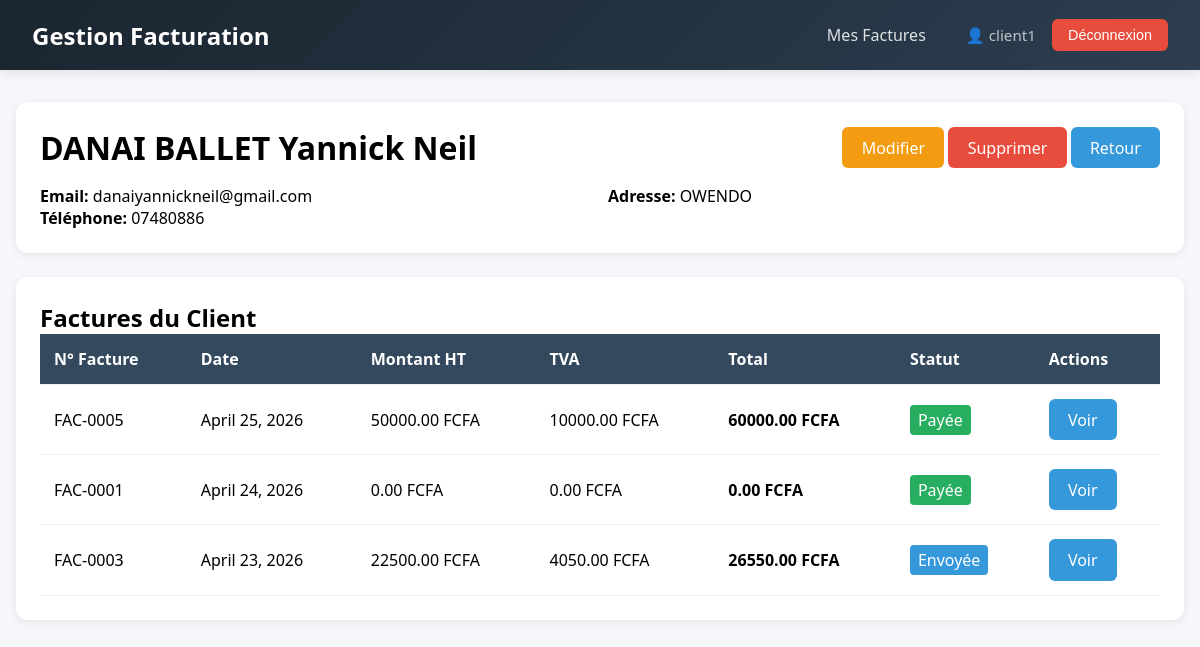
Screenshot of /clients/1/ (signed in) with the database file from the repository.
### clients/models.py (models this page shows, shortened)
class Client(models.Model):
    nom        = models.CharField(max_length=200)
    email      = models.EmailField(unique=True)
    telephone  = models.CharField(max_length=20, blank=True)
    adresse    = models.TextField(blank=True)
    created_at = models.DateTimeField(auto_now_add=True)
    updated_at = models.DateTimeField(auto_now=True)
    class Meta:
        ordering = ('-created_at',)

### factures/models.py (models this page shows, shortened)
class Facture(models.Model):
    STATUTS = [
        ('brouillon', 'Brouillon'),
        ('envoyee',   'Envoyée'),
        ('payee',     'Payée'),
    ]
    client        = models.ForeignKey(Client, on_delete=models.CASCADE)
    date          = models.DateField()
    statut        = models.CharField(max_length=20, choices=STATUTS, default='brouillon')
    montant_ht    = models.DecimalField(max_digits=12, decimal_places=2, default=0)
    taux_tva      = models.DecimalField(max_digits=5,  decimal_places=2, default=18)
    montant_tva   = models.DecimalField(max_digits=12, decimal_places=2, default=0)
    montant_total = models.DecimalField(max_digits=12, decimal_places=2, default=0)
    created_at    = models.DateTimeField(auto_now_add=True)
    updated_at    = models.DateTimeField(auto_now=True)
    class Meta:
        ordering = ('-date',)

### clients/views.py (the view)
# urls.py: path('<int:pk>/',     views.client_detail, name='client_detail'),
@login_required
def client_detail(request, pk):
    client  = get_object_or_404(Client, pk=pk)
    factures = client.facture_set.all()
    return render(request, 'clients/client_detail.html', {'client': client, 'factures': factures})

### templates/clients/client_detail.html (shortened to what this page needs)
{% extends 'base.html' %}
{% block content %}
<div class="card">
    <div style="display: flex; justify-content: space-between; align-items: center; margin-bottom: 1rem;">
        <h1>{{ client.nom }}</h1>
        <div>
            <a href="{% url 'client_edit' client.pk %}" class="btn btn-warning">Modifier</a>
            <a href="{% url 'client_delete' client.pk %}" class="btn btn-danger">Supprimer</a>
            <a href="{% url 'client_list' %}" class="btn btn-primary">Retour</a>
        </div>
    </div>
    <div style="display: grid; grid-template-columns: repeat(2, 1fr); gap: 1rem;">
        <div>
            <p><strong>Email:</strong> {{ client.email }}</p>
            <p><strong>Téléphone:</strong> {{ client.telephone|default:"-" }}</p>
        </div>
        <div>
            <p><strong>Adresse:</strong> {{ client.adresse|default:"-" }}</p>
        </div>
    </div>
</div>
<div class="card">
    <h2>Factures du Client</h2>
    <table>
        <thead>
            <tr>
                <th>N° Facture</th>
                <th>Date</th>
                <th>Montant HT</th>
                <th>TVA</th>
                <th>Total</th>
                <th>Statut</th>
                <th>Actions</th>
            </tr>
        </thead>
        <tbody>
            {% for facture in factures %}
            <tr>
                <td>FAC-{{ facture.pk|stringformat:"04d" }}</td>
                <td>{{ facture.date }}</td>
                <td>{{ facture.montant_ht }} FCFA</td>
                <td>{{ facture.montant_tva }} FCFA</td>
                <td><strong>{{ facture.montant_total }} FCFA</strong></td>
                <td>
                    <span style="padding: 0.25rem 0.5rem; border-radius: 4px;
                        {% if facture.statut == 'payee' %}background: #27ae60; color: white;
                        {% elif facture.statut == 'envoyee' %}background: #3498db; color: white;
                        {% else %}background: #95a5a6; color: white;{% endif %}">
                        {{ facture.get_statut_display }}
                    </span>
                </td>
                <td>
                    <a href="{% url 'facture_detail' facture.pk %}" class="btn btn-primary">Voir</a>
                </td>
            </tr>
            {% empty %}
            <tr>
                <td colspan="7" style="text-align: center;">Aucune facture trouvée.</td>
            </tr>
            {% endfor %}
        </tbody>
    </table>
</div>
{% endblock %}

### templates/base.html (shortened to what this page needs)
<!DOCTYPE html>
<html lang="fr">
<head>
</head>
<body>
  <nav class="navbar">
    <div class="brand">Gestion Facturation</div>
    <div class="nav-links">
        {% if user.is_authenticated %}
            {% if user.profile.role == 'client' %}
                 <a href="{% url 'dashboard' %}">Mes Factures</a>
            {% endif %}
            <div class="user-info">
                <span class="user-name">👤 {{ user.username }}</span>
                <form method="post" action="{% url 'logout' %}" style="display:inline;">
                    <button type="submit" class="btn-logout">Déconnexion</button>
                </form>
            </div>
        {% else %}
            <a href="{% url 'login' %}" class="btn-login">Connexion</a>
        {% endif %}
    </div>
</nav>
    <div class="container">
        {% block content %}{% endblock %}
    </div>
</body>
</html>
</body>
</html>

### templates/base.html (style rules this page uses)
* { margin: 0; padding: 0; box-sizing: border-box; }
body { font-family: 'Segoe UI', Arial, sans-serif; background: #f5f7fa; }
.navbar { background: linear-gradient(135deg, #1a252f 0%, #2c3e50 100%); padding: 1rem 2rem; display: flex; justify-content: space-between; align-items: center; box-shadow: 0 2px 10px rgba(0,0,0,0.1); }
.navbar .brand { font-size: 1.5rem; font-weight: bold; color: white; }
.navbar .nav-links { display: flex; align-items: center; gap: 0.5rem; }
.navbar a { color: rgba(255,255,255,0.85); text-decoration: none; padding: 0.5rem 1rem; border-radius: 6px; transition: all 0.3s ease; font-weight: 500; }
.user-info { display: flex; align-items: center; gap: 1rem; margin-left: 1rem; }
.user-name { color: #bdc3c7; font-size: 0.95rem; }
.btn-logout { background: #e74c3c; color: white; border: none; padding: 0.5rem 1rem; border-radius: 6px; cursor: pointer; font-size: 0.9rem; font-weight: 500; display: inline-flex; align-items: center; gap: 0.5rem; transition: all 0.3s ease; text-decoration: none; }
.container { max-width: 1200px; margin: 2rem auto; padding: 0 1rem; }
.card { background: white; border-radius: 12px; padding: 1.5rem; margin-bottom: 1.5rem; box-shadow: 0 2px 8px rgba(0,0,0,0.08); }
.btn { padding: 0.6rem 1.2rem; border: none; border-radius: 6px; cursor: pointer; text-decoration: none; display: inline-block; font-weight: 500; transition: all 0.3s ease; }
.btn-primary { background: #3498db; color: white; }
.btn-danger { background: #e74c3c; color: white; }
.btn-warning { background: #f39c12; color: white; }
table { width: 100%; border-collapse: collapse; }
th, td { padding: 14px; text-align: left; border-bottom: 1px solid #ecf0f1; }
th { background: #34495e; color: white; font-weight: 600; }

### rows the page displays
Client: nom "DANAI BALLET Yannick Neil", email "danaiyannickneil@gmail.com", telephone "07480886", adresse "OWENDO"
Facture: pk "0005", date "April 25, 2026", montant_ht "50000.00", montant_tva "10000.00", montant_total "60000.00", statut "Payée"
Facture: pk "0001", date "April 24, 2026", montant_ht "0.00", montant_tva "0.00", montant_total "0.00", statut "Payée"
Facture: pk "0003", date "April 23, 2026", montant_ht "22500.00", montant_tva "4050.00", montant_total "26550.00", statut "Envoyée"

### other values shown
{{ user.username }} "client1"
